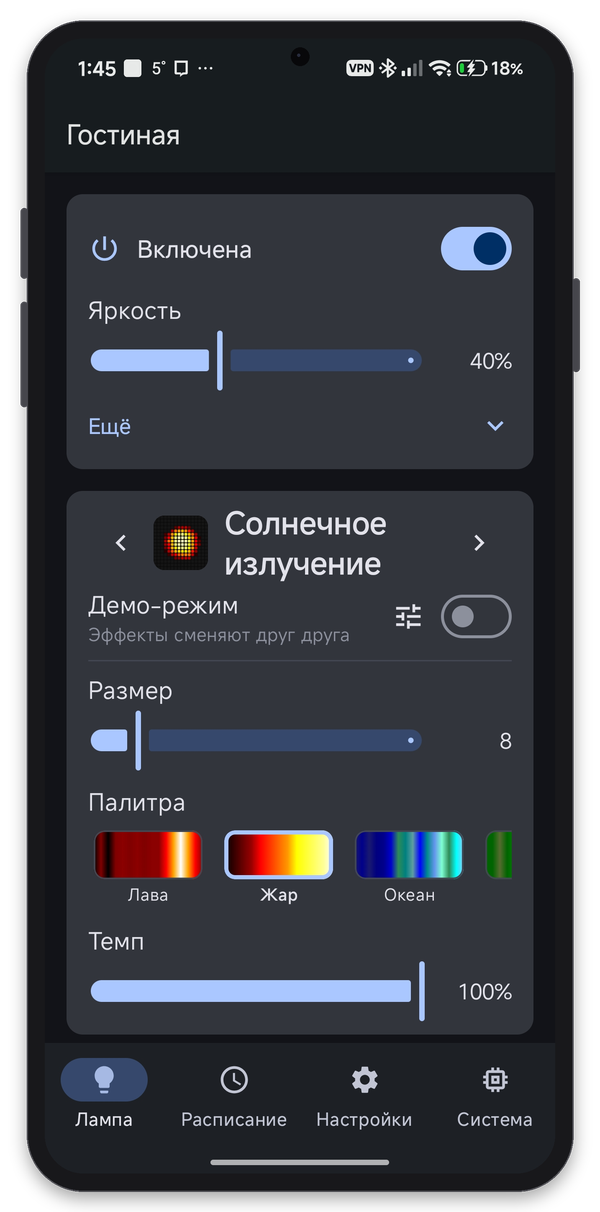
#> input picture docs/screenshots/effect.png, 600 x 1212 px, given as the content of the folder ../../docs/screenshots/effect.png, which was not available
$ python frame.py ../../docs/screenshots/effect.png out.png
#> lines starting #> are read from the running program, lines starting #| are printed output that depends on the picture; after the words box and inside, x2 and y2 are one past the last pixel; in counts of white or black regions, pixels touching at a corner belong together; pictures that were not available may be replaced by others from this repository, and a replacement may not be noted
#!/usr/bin/env python3
"""
Puts phone screenshots into a drawn phone frame for the README.

    python3 tools/screenshots/frame.py SCREENSHOTS_DIR [OUT_DIR]

Every PNG/JPG in SCREENSHOTS_DIR becomes OUT_DIR/<name>.png (default docs/screenshots/): a dark
phone body with thin bezels, rounded screen corners, a punch-hole camera and side buttons, on a
transparent background, 600 px wide. Name the screenshots like the README expects: home, lamp, effect,
schedule, settings, system. Needs Pillow (pip install pillow).
"""

import os
import sys

from PIL import Image, ImageDraw, ImageFilter

WIDTH = 600          # output width, px
BEZEL = 0.035        # of the screen width
BODY = (24, 24, 27)
EDGE = (70, 70, 76)


def rounded_mask(size, radius):
    mask = Image.new('L', size, 0)
    ImageDraw.Draw(mask).rounded_rectangle((0, 0, size[0] - 1, size[1] - 1), radius, fill=255)
    return mask


def frame(path, out):
#> called with out = 'out.png/effect.png'
    shot = Image.open(path).convert('RGB')
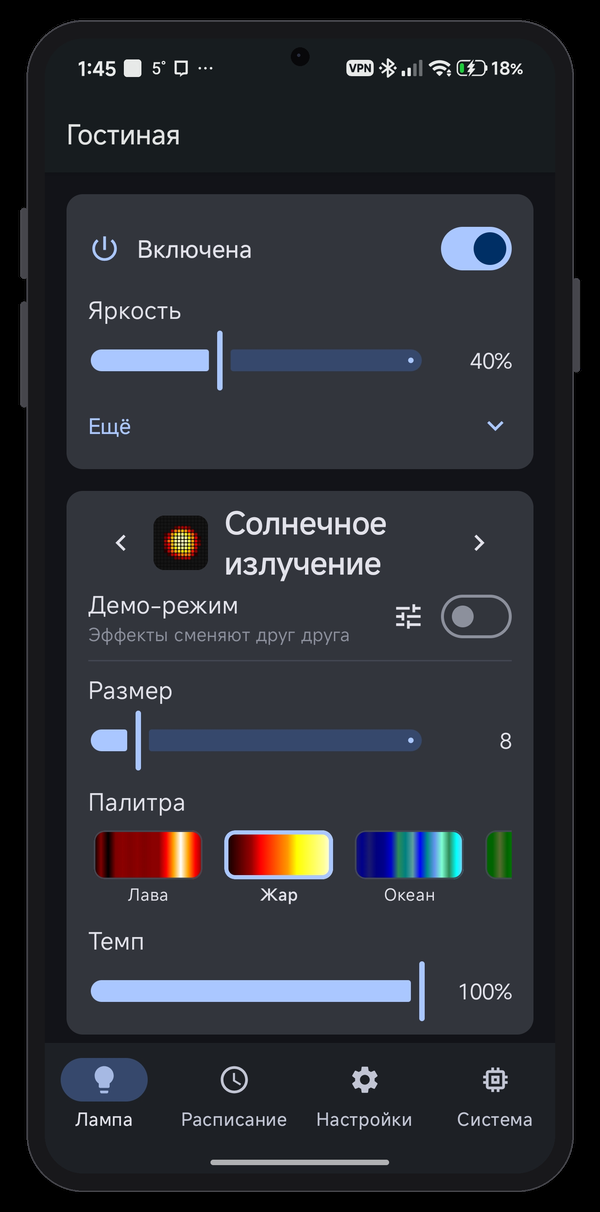
#> shot: PIL image 600x1212 RGB; mean R, G, B 42.5, 44.9, 51
    sw, sh = shot.size
#> sw = 600; sh = 1212
    bezel = round(sw * BEZEL)
#> bezel = 21
    radius = round(sw * 0.075)
#> radius = 45
    side = round(sw * 0.012)                       # room for the side buttons
#> side = 7
    pad = round(sw * 0.04)                         # room for the shadow
#> pad = 24
    bw, bh = sw + 2 * bezel, sh + 2 * bezel
#> bw = 642; bh = 1254
    canvas = Image.new('RGBA', (bw + 2 * (pad + side), bh + 2 * pad), (0, 0, 0, 0))
#> canvas: PIL image 704x1302 RGBA; every value is 0
    ox, oy = pad + side, pad
#> ox = 31; oy = 24

    # soft shadow
    shadow = Image.new('RGBA', canvas.size, (0, 0, 0, 0))
    ImageDraw.Draw(shadow).rounded_rectangle((ox, oy + pad // 3, ox + bw, oy + bh + pad // 3), radius + bezel,
                                             fill=(0, 0, 0, 90))
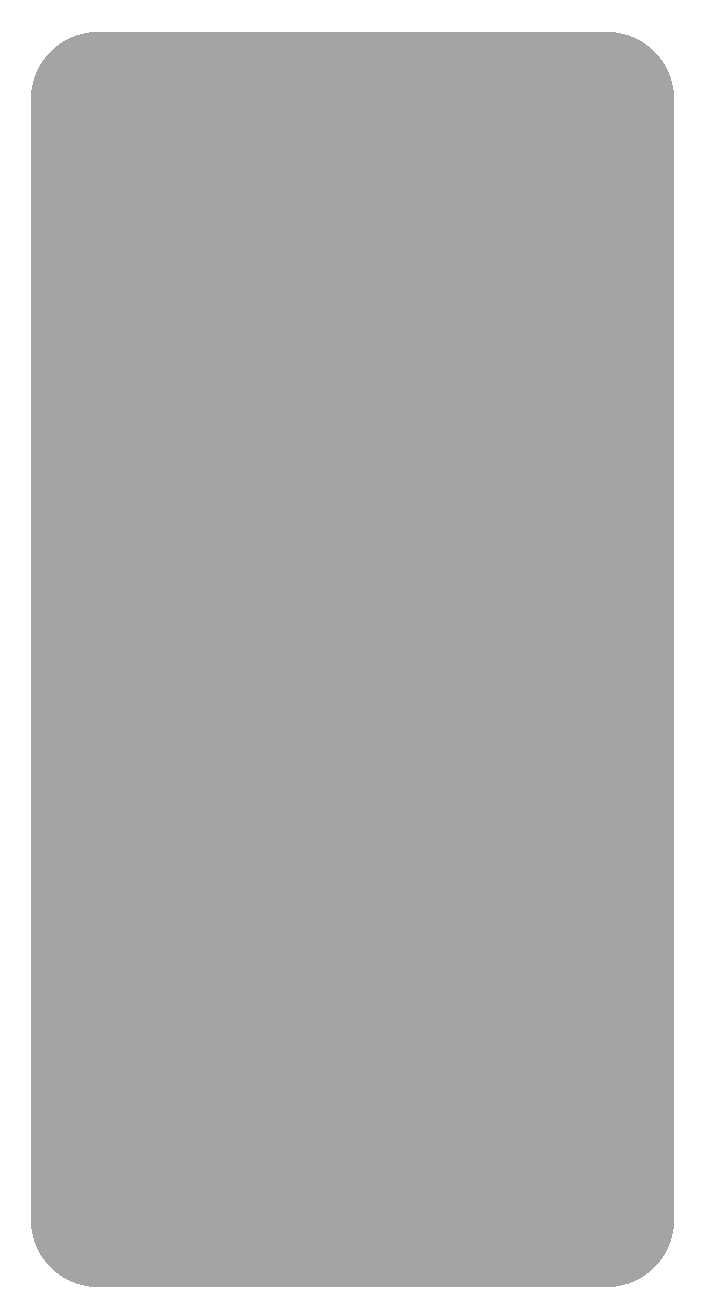
#> shadow: PIL image 704x1302 RGBA; mean R, G, B, A 0, 0, 0, 78.9; transparent parts drawn white
    canvas.alpha_composite(shadow.filter(ImageFilter.GaussianBlur(pad / 2.5)))
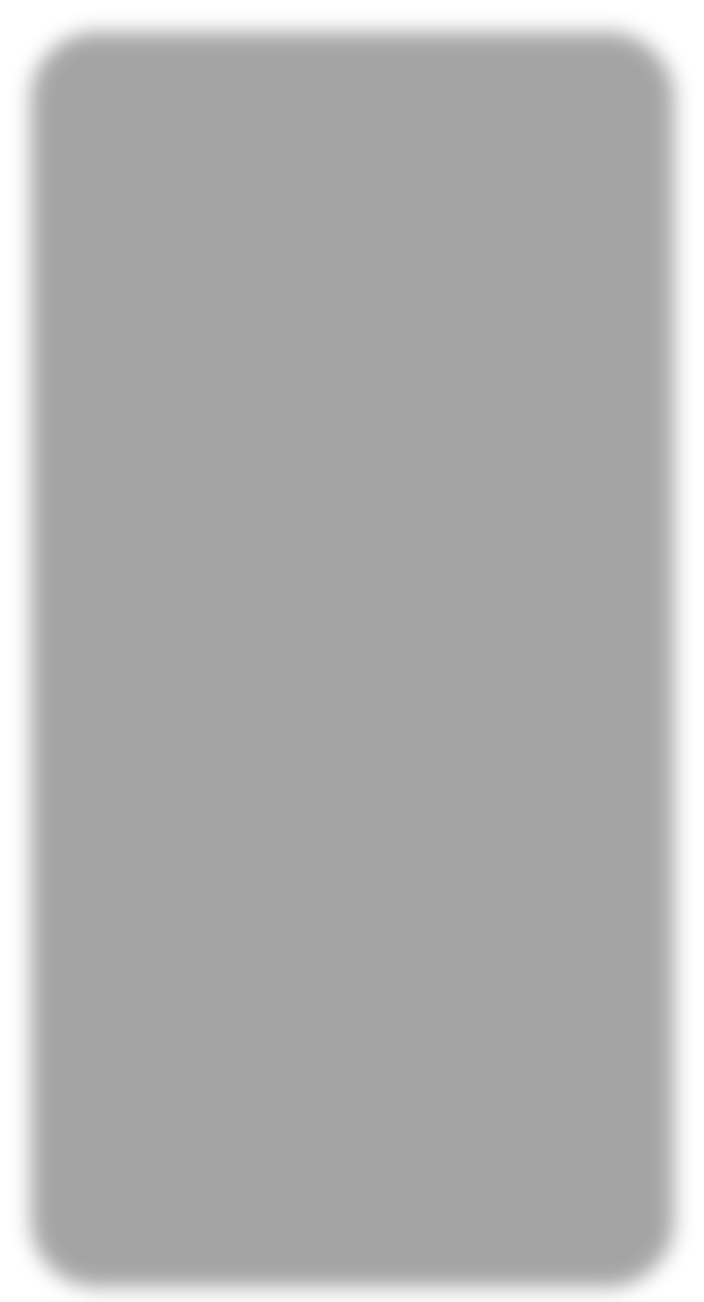
#> canvas: PIL image 704x1302 RGBA; mean R, G, B, A 0, 0, 0, 78.9; transparent parts drawn white

    d = ImageDraw.Draw(canvas)
    # side buttons: power on the right, volume on the left
    bt = round(sw * 0.014)
#> bt = 8
    d.rounded_rectangle((ox + bw - 2, oy + bh * 0.22, ox + bw + side, oy + bh * 0.30), bt, fill=EDGE)
    d.rounded_rectangle((ox - side, oy + bh * 0.16, ox + 2, oy + bh * 0.22), bt, fill=EDGE)
    d.rounded_rectangle((ox - side, oy + bh * 0.24, ox + 2, oy + bh * 0.33), bt, fill=EDGE)
    # body with a thin lighter edge
    d.rounded_rectangle((ox, oy, ox + bw, oy + bh), radius + bezel, fill=EDGE)
    d.rounded_rectangle((ox + 3, oy + 3, ox + bw - 3, oy + bh - 3), radius + bezel - 3, fill=BODY)

    # the screenshot with rounded corners
    canvas.paste(shot, (ox + bezel, oy + bezel), rounded_mask(shot.size, radius))
#> in rounded_mask, `mask = Image.new('L', size, 0)`: mask: PIL image 600x1212 L; every value is 0
#> in rounded_mask, `ImageDraw.Draw(mask).rounded_rectangle((0, 0, size[0] - 1, size[1] - 1..`:
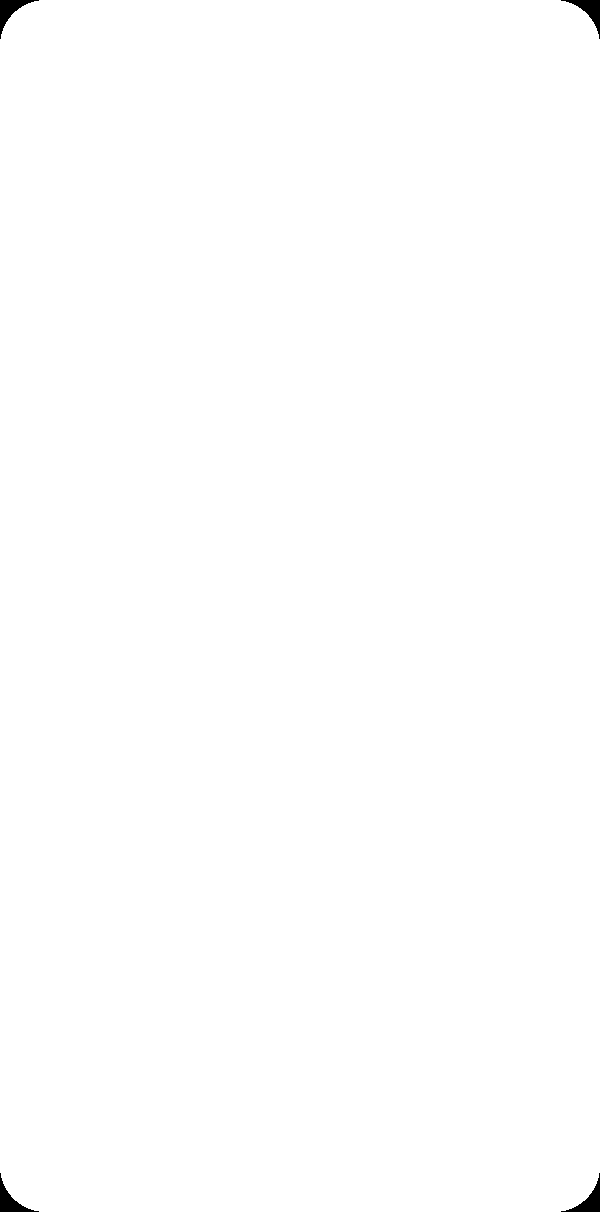
#> mask: PIL image 600x1212 L; 99.8% white; 4 black regions, box (x1, y1, x2, y2) and area: (0, 0, 39, 39) 447, (561, 0, 600, 39) 447, (0, 1173, 39, 1212) 447, (561, 1173, 600, 1212) 447
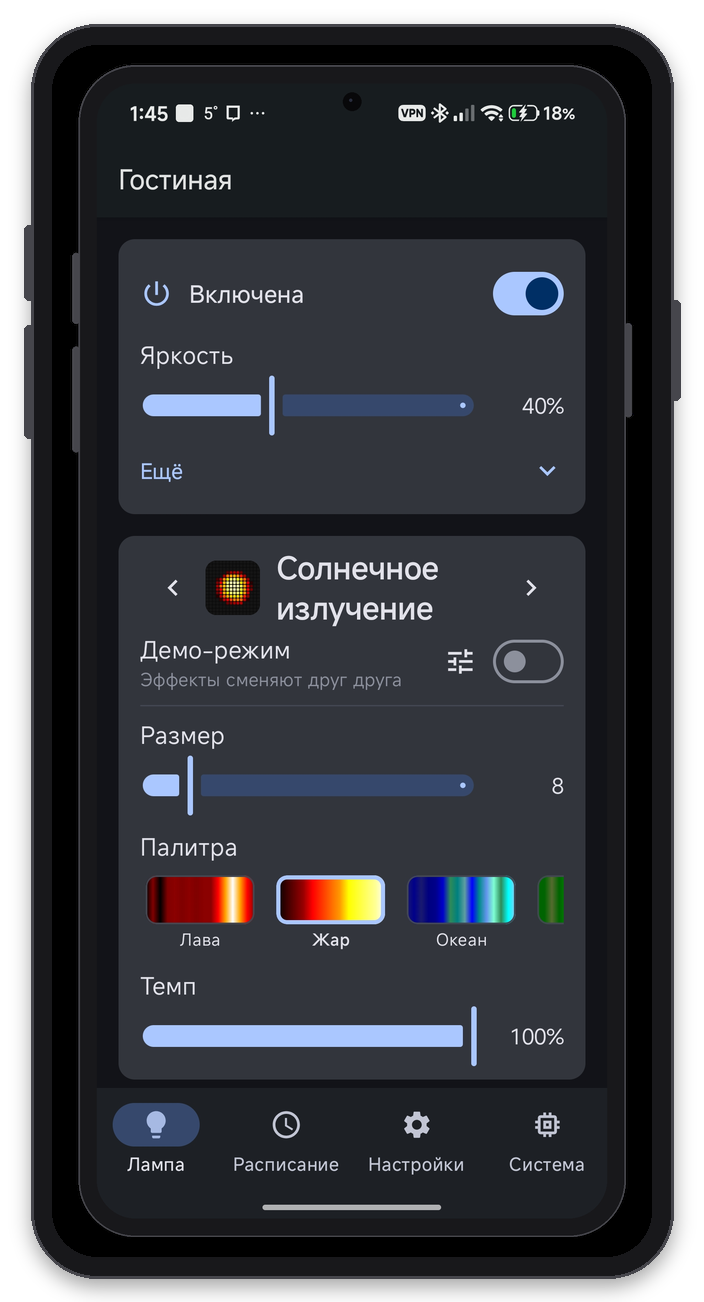
#> canvas: PIL image 704x1302 RGBA; mean R, G, B, A 36.5, 38.3, 43.5, 225.5; transparent parts drawn white

    # punch-hole camera over the status bar
    cr = round(sw * 0.018)
#> cr = 11
    cx, cy = ox + bezel + sw // 2, oy + bezel + round(sw * 0.035)
#> cx = 352; cy = 66
    d.ellipse((cx - cr, cy - cr, cx + cr, cy + cr), fill=(8, 8, 10))
    d.ellipse((cx - cr // 3, cy - cr // 3, cx, cy), fill=(40, 44, 60))

    scale = WIDTH / canvas.width
#> scale = 0.852
    canvas = canvas.resize((WIDTH, round(canvas.height * scale)), Image.LANCZOS)
#> canvas: PIL image 600x1110 RGBA
    canvas.save(out, optimize=True)
    print('wrote', out, canvas.size)
#| wrote out.png/effect.png (600, 1110)


def main():
    if len(sys.argv) < 2:
        sys.exit(__doc__)
    src = sys.argv[1]
    root = os.path.normpath(os.path.join(os.path.dirname(os.path.abspath(__file__)), '..', '..'))
    dst = sys.argv[2] if len(sys.argv) > 2 else os.path.join(root, 'docs', 'screenshots')
    os.makedirs(dst, exist_ok=True)
    for f in sorted(os.listdir(src)):
        name, ext = os.path.splitext(f)
        if ext.lower() in ('.png', '.jpg', '.jpeg'):
            frame(os.path.join(src, f), os.path.join(dst, name + '.png'))


if __name__ == '__main__':
    main()
